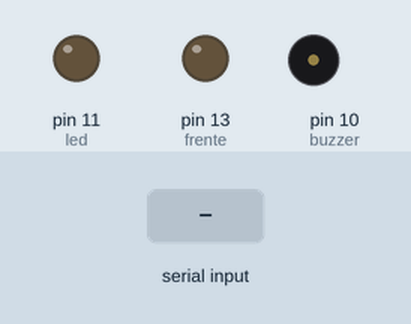
Simulated run of this sketch. Board: Arduino Uno, built with avr-gcc and run on an emulated ATmega328P. On the bench: output pins drawn as LEDs (lit = HIGH), buzzer (waves = sounding). The test bench sets the inputs (shaded band). Pins used as bus, display or sensor lines are not drawn.

Above: at 1.2 s.
1.3 s: "F" received over the second serial link
At 2.5 s:
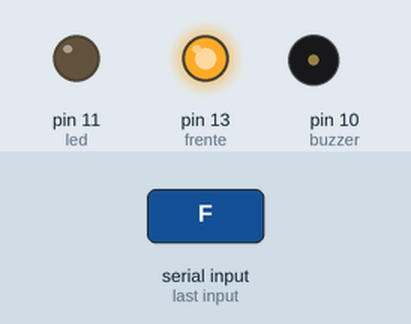
2.8 s: "W" received over the second serial link
At 3.9 s:
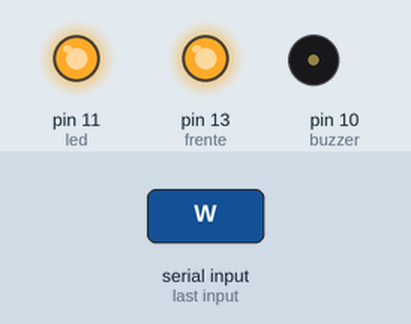
4.3 s: "B" received over the second serial link
At 5.0 s:
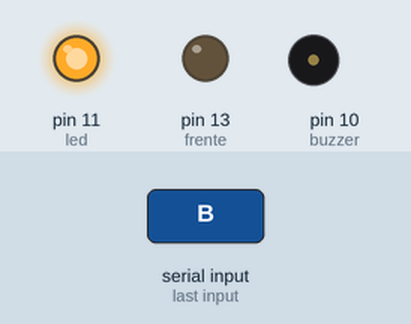
5.8 s: "V" received over the second serial link
At 6.2 s:
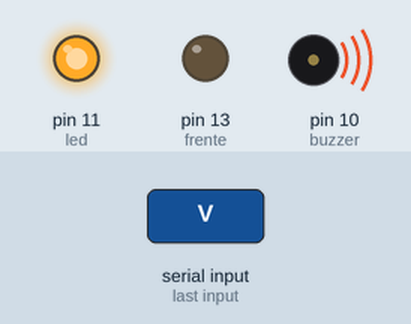
7.3 s: "w" received over the second serial link
At 8.0 s:
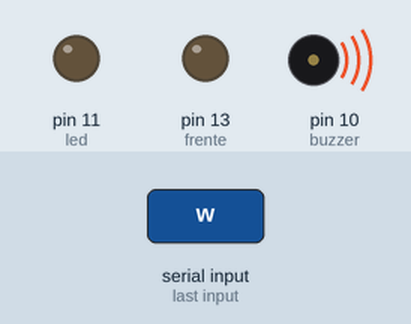
8.8 s: "F" received over the second serial link
At 10.3 s:
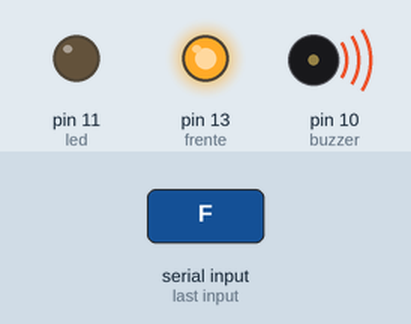
Timing chart, 0 to 11.3 s (numbered marks = the images above; inputs shaded):
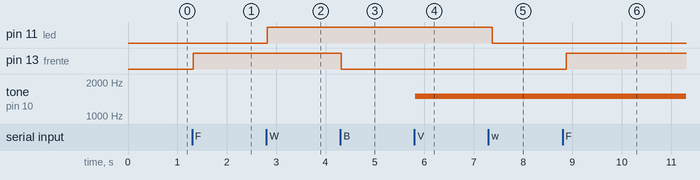

Measured:
- after the input at 1.3 s, pin 13 (frente): LOW → HIGH at once
- after the input at 2.8 s, pin 11 (led): LOW → HIGH at once
- after the input at 4.3 s, pin 13 (frente): HIGH → LOW at once
- after the input at 5.8 s, tone on pin 10 (buzzer): silent → 1500 Hz at once
- after the input at 7.3 s, pin 11 (led): HIGH → LOW after 0.07 s
- after the input at 8.8 s, pin 13 (frente): LOW → HIGH after 0.07 s

The sketch:

car2015.ino
```cpp
#include <SoftwareSerial.h>// biblioteca

SoftwareSerial Genotronex(6, 7); // RX, TX do Bluetooth
int frente=13;
int re=12;
int led=11;
char BluetoothData;
const int buzzer = 10;


void setup() {

  Genotronex.begin(9600);
  Genotronex.println("Conexao Realizada");
  pinMode(frente,OUTPUT);
  pinMode(re,OUTPUT);
  pinMode(led,OUTPUT);
  pinMode(buzzer,OUTPUT);
}

void loop() {

   if (Genotronex.available()){
   BluetoothData=Genotronex.read();

   //frente
   if(BluetoothData=='F'){
   digitalWrite(re,0);
   digitalWrite(frente,1);
   //delay(100);
   }

   //back
  if (BluetoothData=='B'){
  digitalWrite(frente,0);
  digitalWrite(re,1);
  //delay(100);
  }

  //liga led carro
  if (BluetoothData=='W'){
  //digitalWrite(frente,0);
   digitalWrite(led,1);
  //delay(100);

  }
  //desliga led carro
   if (BluetoothData=='w'){
  //digitalWrite(frente,0);
  digitalWrite(led,0);
  //delay(100);

  }

  //liga buzina
   if (BluetoothData=='V'){
   tone(buzzer,1500);
   delay(50);

   }


  //desliga buzina
   if (BluetoothData=='v'){
    noTone(buzzer);
    delay(500);

  }

  if (BluetoothData=='S'){
    digitalWrite(frente,0);
    digitalWrite(re,0);

  }

}
delay(100);// faz o controle dos motores para o proximo sinal enviado
//digitalWrite(frente,0);
//digitalWrite(re,0);

}
```
